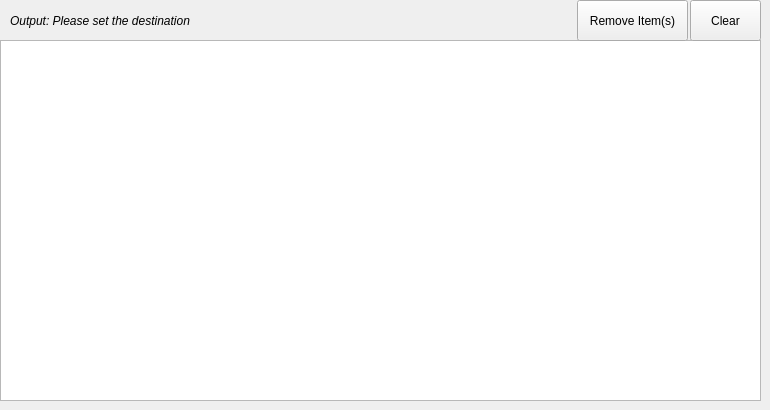
   <widget class="QWidget" name="tab">
    <attribute name="title">
     <string>Queue</string>
    </attribute>
    <widget class="QListWidget" name="listWidgetQueue">
     <property name="geometry">
      <rect>
       <x>0</x>
       <y>40</y>
       <width>761</width>
       <height>361</height>
      </rect>
     </property>
     <property name="dragEnabled">
      <bool>false</bool>
     </property>
     <property name="dragDropMode">
      <enum>QAbstractItemView::DragDrop</enum>
     </property>
     <property name="defaultDropAction">
      <enum>Qt::CopyAction</enum>
     </property>
    </widget>
    <widget class="QPushButton" name="pushButtonClearQueue">
     <property name="geometry">
      <rect>
       <x>690</x>
       <y>0</y>
       <width>71</width>
       <height>41</height>
      </rect>
     </property>
     <property name="text">
      <string>Clear</string>
     </property>
    </widget>
    <widget class="QPushButton" name="pushButtonRemoveQueue">
     <property name="geometry">
      <rect>
       <x>577</x>
       <y>0</y>
       <width>111</width>
       <height>41</height>
      </rect>
     </property>
     <property name="text">
      <string>Remove Item(s)</string>
     </property>
    </widget>
    <widget class="QLabel" name="labelOutput">
     <property name="geometry">
      <rect>
       <x>10</x>
       <y>0</y>
       <width>421</width>
       <height>41</height>
      </rect>
     </property>
     <property name="font">
      <font>
       <italic>true</italic>
      </font>
     </property>
     <property name="text">
      <string>Output: Please set the destination</string>
     </property>
    </widget>
   </widget>
